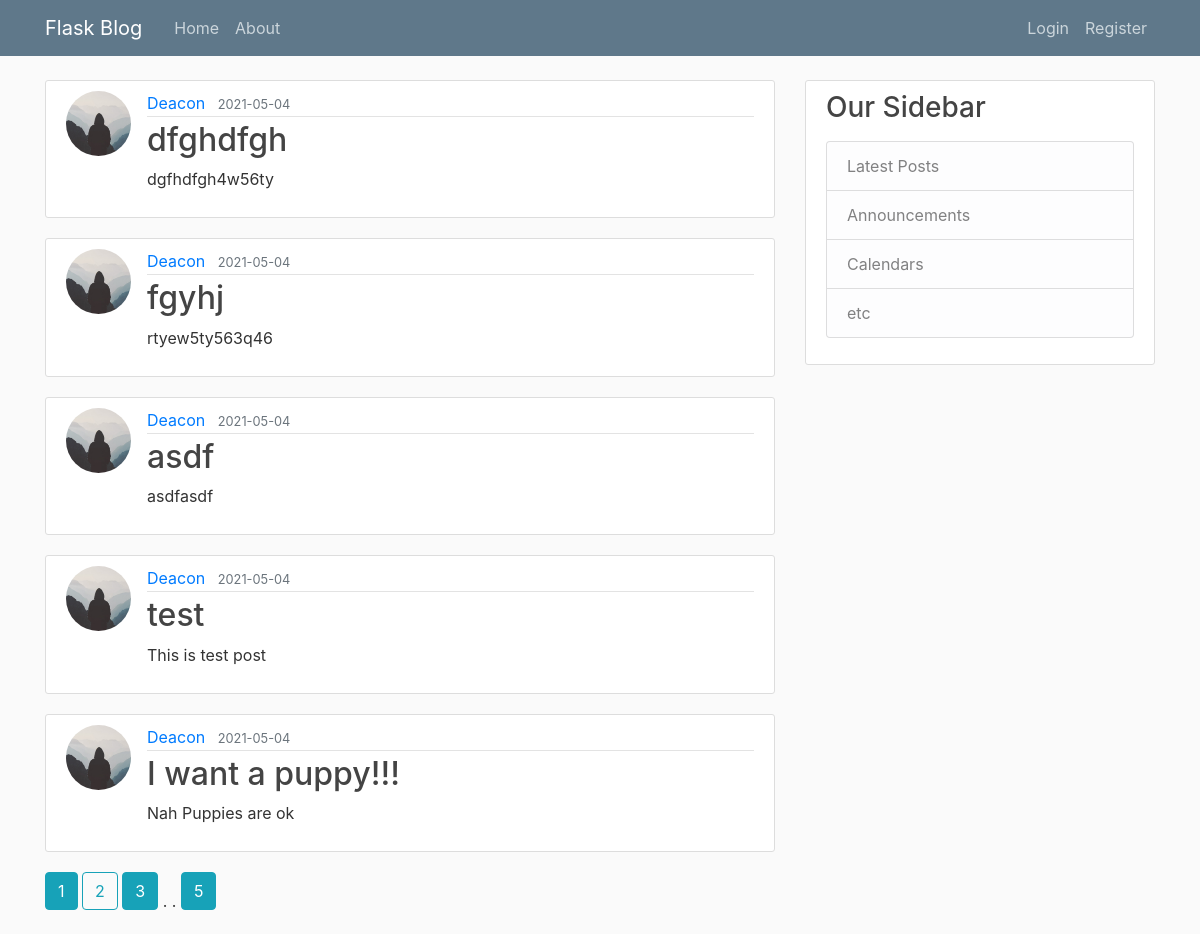
The page /home?page=2 on the database its author committed.
### flask_blog/models.py (models this page shows, shortened)
class Post(db.Model):
    id = db.Column(db.Integer, primary_key=True)
    title = db.Column(db.String(100), nullable=False)
    date_posted = db.Column(db.DateTime, nullable=False, default=datetime.utcnow)
    content = db.Column(db.Text, nullable=False)
    user_id = db.Column(db.Integer, db.ForeignKey('user.id'), nullable=False)

class User(db.Model, UserMixin):
    id = db.Column(db.Integer, primary_key=True)
    username = db.Column(db.String(20), unique=True, nullable=False)
    email = db.Column(db.String(120), unique=True, nullable=False)
    image_file = db.Column(db.String(20), nullable=False, default='default.jpg')
    password = db.Column(db.String(60), nullable=False)
    posts = db.relationship('Post', backref='author', lazy=True)

### flask_blog/main/routes.py (the view)
@main.route('/')
@main.route('/home')
def home():
    page = request.args.get('page', 1, type=int)
    posts = Post.query.order_by(Post.date_posted.desc()).paginate(page=page, per_page=5)
    return render_template('home.html', posts=posts)

### flask_blog/templates/home.html
{% extends "layout.html" %}
{% block content %}
    {% for post in posts.items %}
        <article class="media content-section">
            <img class="rounded-circle article-img" src="{{ url_for('static', filename='profile_pics/' + post.author.image_file) }}" alt="">
          <div class="media-body">
            <div class="article-metadata">
              <a class="mr-2" href="{{ url_for('users.user_posts', username=post.author.username) }}">{{ post.author.username }}</a>
              <small class="text-muted">{{ post.date_posted.strftime('%Y-%m-%d') }}</small>
            </div>
            <h2><a class="article-title" href="{{ url_for('posts.post', post_id=post.id) }}">{{ post.title }}</a></h2>
            <p class="article-content">{{ post.content }}</p>
          </div>
        </article>
    {% endfor %}
    {% for page_num in posts.iter_pages(left_edge=1, right_edge=1, left_current=1, right_current=2) %}
        {% if page_num %}
            {% if posts.page == page_num %}
                <a class="btn btn-outline-info mb-4" href="{{ url_for('main.home', page=page_num) }}">{{ page_num }}</a>
            {% else %}
                <a class="btn btn-info mb-4" href="{{ url_for('main.home', page=page_num) }}">{{ page_num }}</a>
            {% endif %}
        {% else %}
             . .
        {% endif %}
    {% endfor %}
{% endblock content %}

### flask_blog/static/main.css (style rules this page uses)
body { background: #fafafa; color: #333333; margin-top: 5rem; }
h1, h2, h3, h4, h5, h6 { color: #444444; }
.content-section { background: #ffffff; padding: 10px 20px; border: 1px solid #dddddd; border-radius: 3px; margin-bottom: 20px; }
.article-title { color: #444444; }
.article-content { white-space: pre-line; }
.article-img { height: 65px; width: 65px; margin-right: 16px; }
.article-metadata { padding-bottom: 1px; margin-bottom: 4px; border-bottom: 1px solid #e3e3e3 }

### rows shown on the page
Post: image_file (placeholder picture), author.username "Deacon", date_posted "2021-05-04", title "dfghdfgh", content "dgfhdfgh4w56ty"
Post: image_file (placeholder picture), author.username "Deacon", date_posted "2021-05-04", title "fgyhj", content "rtyew5ty563q46"
Post: image_file (placeholder picture), author.username "Deacon", date_posted "2021-05-04", title "asdf", content "asdfasdf"
Post: image_file (placeholder picture), author.username "Deacon", date_posted "2021-05-04", title "test", content "This is test post"
Post: image_file (placeholder picture), author.username "Deacon", date_posted "2021-05-04", title "I want a puppy!!!", content "Nah Puppies are ok"

### other values the page prints
{{ page_num }} "1" "3" "5"
{{ page_num }} "2"
